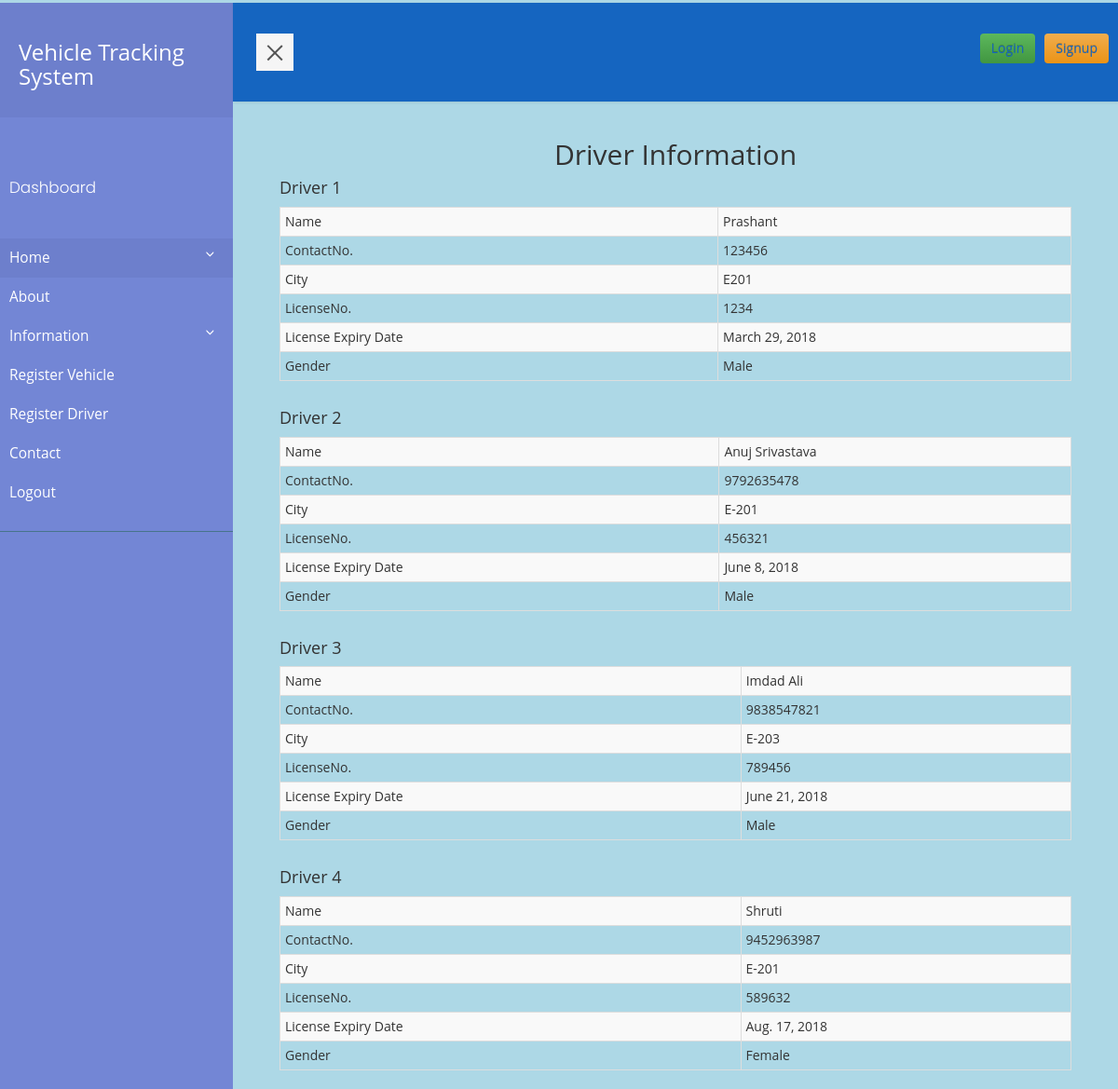
The page /track/driver_info/ on the database as committed earlier.
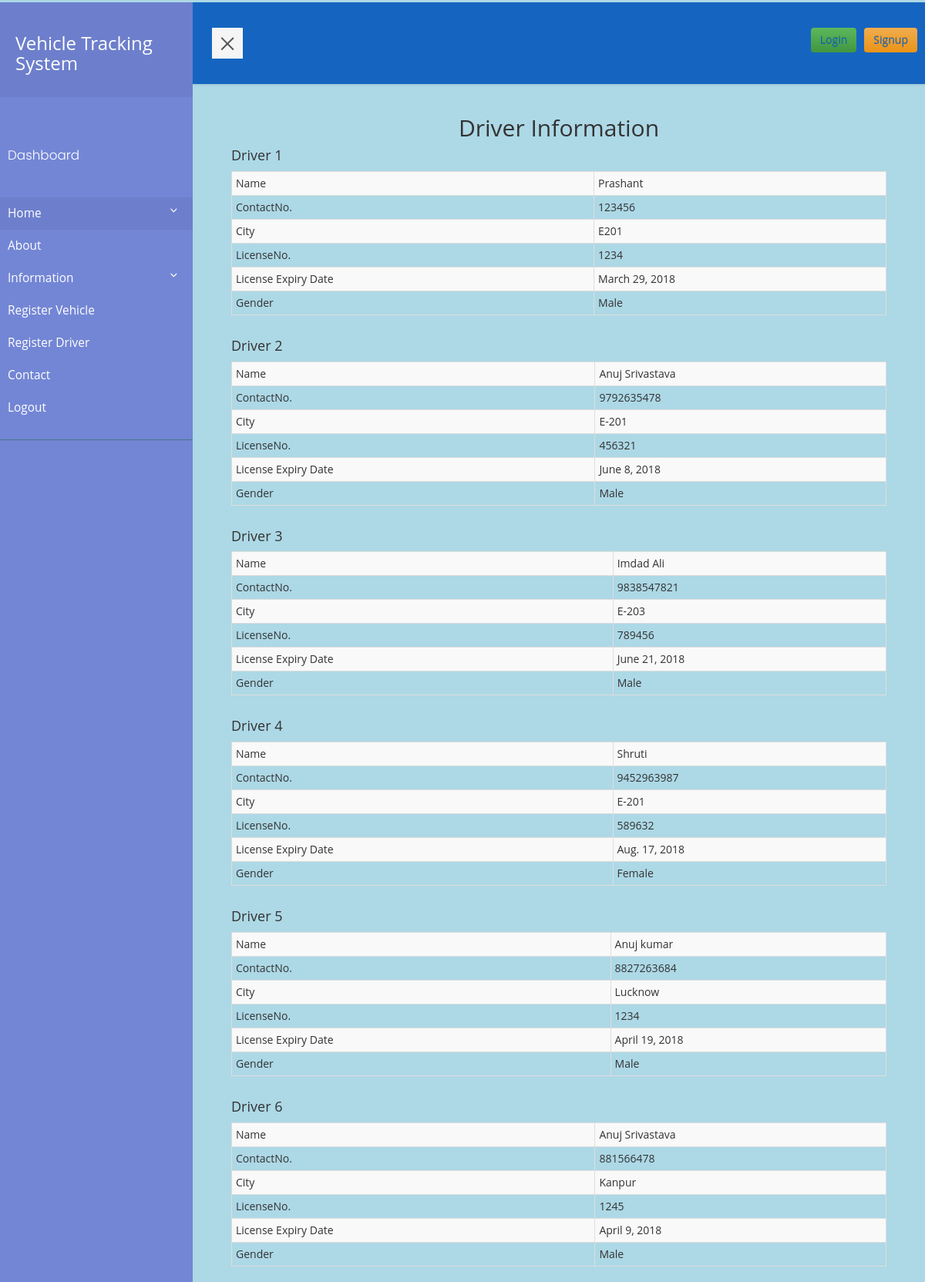
The same page on the database as committed later.
### TrackingSystem/models.py (models this page shows, shortened)
class Driver(models.Model):
	driver_name=models.CharField(max_length=40)
	gender=models.CharField(max_length=10)
	license_no=models.IntegerField()
	address=models.CharField(max_length=30)
	contact_no=models.BigIntegerField()
	license_expiry_date=models.DateField()
	vehicle_no = models.ForeignKey(Vehicle, on_delete=models.CASCADE,null=True,blank=True)

### TrackingSystem/views.py (the view)
def driver_info(request):
	all_driver = Driver.objects.all()
	return render(request, 'TrackingSystem/Driver_info.html',{'all_driver':all_driver})

### TrackingSystem/templates/TrackingSystem/Driver_info.html
{% extends 'TrackingSystem/base.html' %}
{% block body %}
<h2><center>Driver Information</center></h2>
<div style="margin-left:50px;margin-right: 50px">
{% for a in all_driver %}
  <h4>Driver {{forloop.counter}}</h4>
  <div class="table-responsive">
  <table class="table table-striped table-bordered table-hover table-condensed">
    <tbody>
      <tr class="table-primary">
        <td >Name</td>
        <td>{{a.driver_name}}</td>
      </tr>
      <tr>
        <td >ContactNo.</td>
        <td>{{a.contact_no}}</td>
      </tr>
      <tr>
        <td>City</td>
        <td>{{a.address}}</td>
      </tr>
      <tr>
        <td>LicenseNo.</td>
        <td>{{a.license_no}}</td>
      </tr>
      <tr>
        <td>License Expiry Date</td>
        <td>{{a.license_expiry_date}}</td>
      </tr>
      <tr>
        <td>Gender</td>
        <td>{{a.gender}}</td>
      </tr>
    </tbody>
  </table>
</div>
{%endfor%}
</div>
{% endblock %}

Rows that differ between the two databases and show on the page:
added Driver: driver_name "Anuj kumar", contact_no "8827263684", address "Lucknow", license_no "1234", license_expiry_date "April 19, 2018", gender "Male"
added Driver: driver_name "Anuj Srivastava", contact_no "881566478", address "Kanpur", license_no "1245", license_expiry_date "April 9, 2018", gender "Male"
